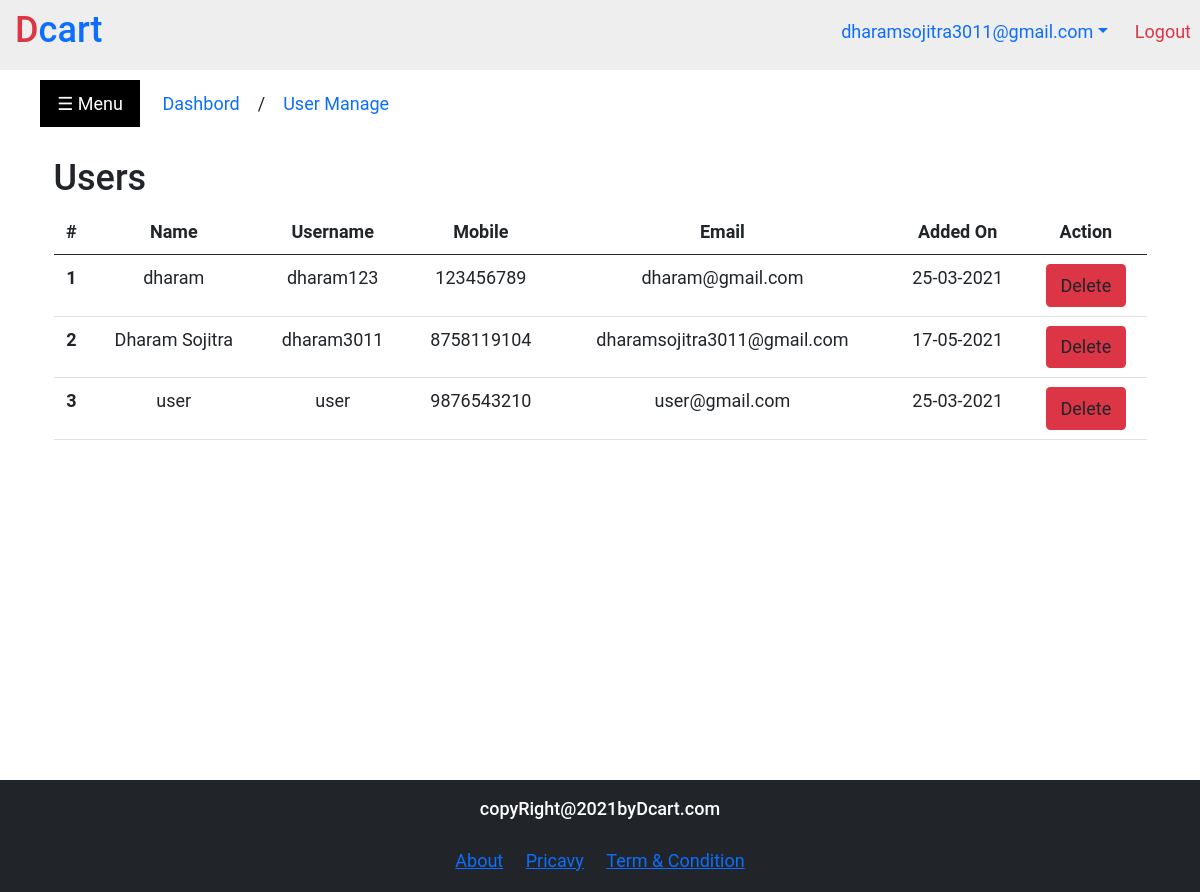
The app's page /admin/user_manage.php (signed in) with its own data.
### tables this page shows
CREATE TABLE `user` (
  `id` int(11) NOT NULL,
  `username` varchar(50) NOT NULL,
  `name` varchar(100) NOT NULL,
  `email` varchar(100) NOT NULL,
  `mobile` varchar(15) NOT NULL,
  `password` varchar(100) NOT NULL,
  `status` int(11) NOT NULL,
  `added_on` timestamp NOT NULL DEFAULT current_timestamp() ON UPDATE current_timestamp()
);

### admin/user_manage.php (the view, shortened to what this page needs)
<?php
include 'top.php' ;
$querDCy_select = "SELECT * FROM user ORDER BY name ASC";
$result_select = mysqli_query($conn , $querDCy_select);
?>
<div id="container">
    <button class="menu-btn">&#9776; Menu</button>
    <a href="index.php" class="mx-3 text-decoration-none">Dashbord</a>/<a href="user_manage.php" class="mx-3 text-decoration-none">User Manage</a>
    <div class="container-fluid">
        <div class="sub-container">
            <h2>Users</h2>
            <table class="table">
                <thead class="text-center">
                    <tr>
                    <th>#</th>
                    <th>Name</th>
                    <th>Username</th>
                    <th>Mobile</th>
                    <th>Email</th>
                    <th>Added On</th>
                    <th>Action</th>
                    </tr>
                </thead>
                <tbody class="text-center">
                        <?php
                            $i = 1;
                            while($row = mysqli_fetch_assoc($result_select))
                            {
                        ?>
                            <tr>
                            <th scope="row"><?php echo $i; ?></th>
                            <td><?php echo $row['name'] ?></td>
                            <td><?php echo $row['username'] ?></td>
                            <td><?php echo $row['mobile'] ?></td>
                            <td><?php echo $row['email'] ?></td>
                            <td><?php echo get_date($row['added_on']) ?></td>
                            <td>
                                <a href="?id=<?php echo $row['id']; ?>&type=delete" role="button" class="btn bg-danger" >Delete</a>
                            </td>
                            </tr>
                        <?php
                                $i++;
                            }
                        ?>
                </tbody>
            </table>
        </div>
    </div>
</div>
<?php include 'footer.php' ?>

### function.php (shortened to what this page needs)
	<?php
function get_date($date)
{
    $date =strtotime($date);
    echo date('d-m-Y',$date);
}

### css/style.css (style rules this page uses)
html, body { overflow-x: hidden; font-family: 'Roboto', sun-serif; font-size: 18px; }
#container { min-height: 93vh; position: relative; padding: 20px 40px; padding-top: 80px; }
.menu-btn { width: 100px; padding: 10px; margin-bottom: 30px; background: #000; color: #FFF; text-align: center; cursor: pointer; border: 0px; }

### css/pushy.css (style rules this page uses)
#container, .pushy, .push { transition: transform 0.2s cubic-bezier(0.16, 0.68, 0.43, 0.99); }

### records on screen
user: name "dharam", username "dharam123", mobile "123456789", email "dharam@gmail.com", added_on "25-03-2021"
user: name "Dharam Sojitra", username "dharam3011", mobile "8758119104", email "dharamsojitra3011@gmail.com", added_on "17-05-2021"
user: name "user", username "user", mobile "9876543210", email "user@gmail.com", added_on "25-03-2021"

### other values on screen
$_SESSION ['email_admin'] "dharamsojitra3011@gmail.com"
WEBSITE_NAME "Dcart"
